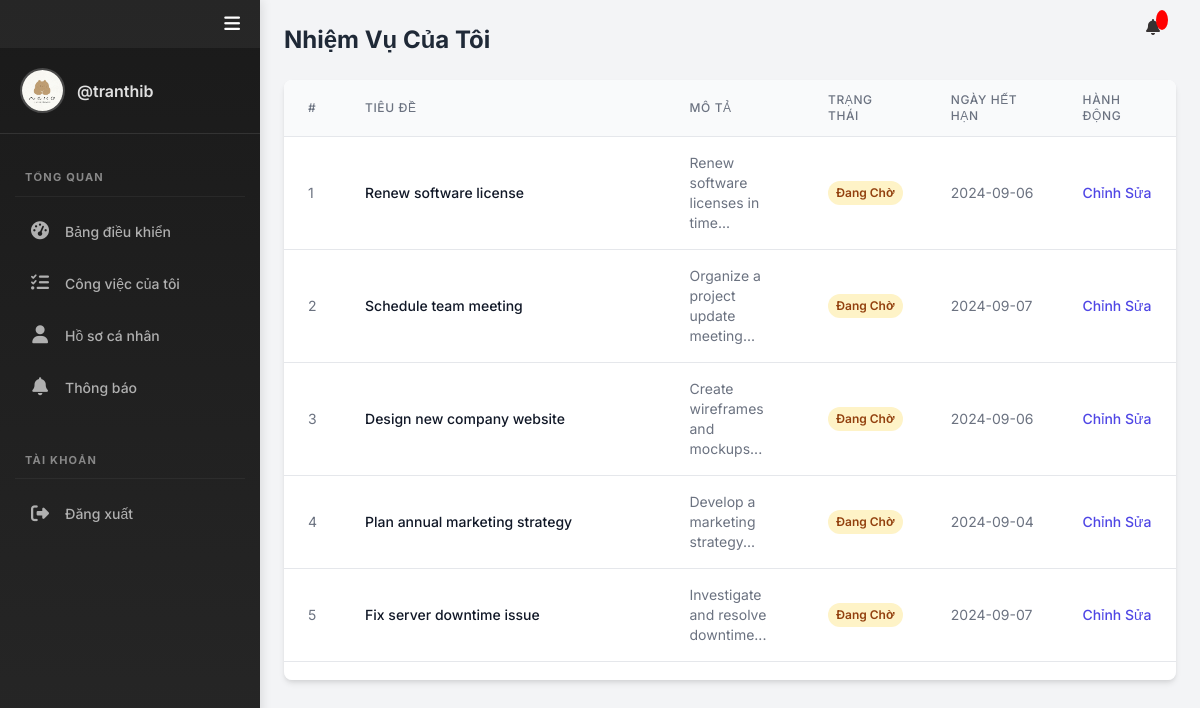
The page /my_task.php (signed in) on the database its author committed.
### tables this page shows
CREATE TABLE `tasks` (
  `id` int(11) NOT NULL AUTO_INCREMENT,
  `title` varchar(100) NOT NULL,
  `description` text DEFAULT NULL,
  `assigned_to` int(11) DEFAULT NULL,
  `due_date` date DEFAULT NULL,
  `status` enum('pending','in_progress','completed') DEFAULT 'pending',
  `created_at` timestamp NOT NULL DEFAULT current_timestamp(),
  PRIMARY KEY (`id`),
  KEY `assigned_to` (`assigned_to`),
  CONSTRAINT `tasks_ibfk_1` FOREIGN KEY (`assigned_to`) REFERENCES `users` (`id`)
);

### app/Model/Task.php (called while the page is built, shortened)
<?php
function get_all_tasks_by_id($conn, $id) {
    try {
        $sql = "SELECT * FROM tasks WHERE assigned_to=? AND status != 'completed' ORDER BY id DESC";
        $stmt = $conn->prepare($sql);
        $stmt->execute([$id]);
        if ($stmt->rowCount() > 0) {
            $tasks = $stmt->fetchAll();
        } else {
            $tasks = 0;
        }
    } catch (PDOException $e) {
        error_log("Lỗi get_all_tasks_by_id: " . $e->getMessage());
        $tasks = 0;
    }
    return $tasks;
}

### my_task.php (the view, shortened to what this page needs)
<?php
if (isset($_SESSION['role']) && isset($_SESSION['id'])) {
    include "DB_connection.php";
    include "app/Model/Task.php";
    include "app/Model/User.php";
    $tasks = get_all_tasks_by_id($conn, $_SESSION['id']);
?>
<!DOCTYPE html>
<html lang="vi">
<head>
    <link href="https://cdn.jsdelivr.net/npm/tailwindcss@2.2.19/dist/tailwind.min.css" rel="stylesheet">
    <link rel="stylesheet" href="https://cdnjs.cloudflare.com/ajax/libs/font-awesome/5.15.4/css/all.min.css">
</head>
<body class="bg-gray-100 font-sans">
    <div class="flex h-screen">
        <?php include "inc/nav.php" ?>
        <div class="flex-1 flex flex-col overflow-hidden">
            <?php include "inc/header.php" ?>
            <main class="flex-1 overflow-x-hidden overflow-y-auto bg-gray-100 p-6">
                <div class="container mx-auto">
                    <h1 class="text-2xl font-bold text-gray-800 mb-6">Nhiệm Vụ Của Tôi</h1>
                    <?php if ($tasks != 0) { ?>
                        <div class="table-container bg-white shadow-md rounded-lg">
                            <table class="min-w-full divide-y divide-gray-200">
                                <thead class="table-header">
                                    <tr>
                                        <th class="px-6 py-3 text-left text-xs font-medium text-gray-500 uppercase tracking-wider">#</th>
                                        <th class="px-6 py-3 text-left text-xs font-medium text-gray-500 uppercase tracking-wider">Tiêu Đề</th>
                                        <th class="px-6 py-3 text-left text-xs font-medium text-gray-500 uppercase tracking-wider">Mô Tả</th>
                                        <th class="px-6 py-3 text-left text-xs font-medium text-gray-500 uppercase tracking-wider">Trạng Thái</th>
                                        <th class="px-6 py-3 text-left text-xs font-medium text-gray-500 uppercase tracking-wider">Ngày Hết Hạn</th>
                                        <th class="px-6 py-3 text-left text-xs font-medium text-gray-500 uppercase tracking-wider">Hành Động</th>
                                    </tr>
                                </thead>
                                <tbody class="bg-white divide-y divide-gray-200">
                                    <?php $i = 0; foreach ($tasks as $task) { ?>
                                        <tr class="hover:bg-gray-50 fade-in">
                                            <td class="px-6 py-4 whitespace-nowrap text-sm text-gray-500"><?= ++$i ?></td>
                                            <td class="px-6 py-4 whitespace-nowrap text-sm font-medium text-gray-900"><?= htmlspecialchars($task['title']) ?></td>
                                            <td class="px-6 py-4 text-sm text-gray-500"><?= htmlspecialchars($task['description']) ?></td>
                                            <td class="px-6 py-4 whitespace-nowrap text-sm text-gray-500">
                                                <?php
                                                    if ($task['status'] == "pending") {
                                                        echo "<span class='inline-flex px-2 py-1 text-xs font-semibold rounded-full bg-yellow-100 text-yellow-800'>Đang Chờ</span>";
                                                    } elseif ($task['status'] == "in_progress") {
                                                        echo "<span class='inline-flex px-2 py-1 text-xs font-semibold rounded-full bg-blue-100 text-blue-800'>Đang Thực Hiện</span>";
                                                    } elseif ($task['status'] == "completed") {
                                                        echo "<span class='inline-flex px-2 py-1 text-xs font-semibold rounded-full bg-green-100 text-green-800'>Hoàn Thành</span>";
                                                    }
                                                ?>
                                            </td>
                                            <td class="px-6 py-4 whitespace-nowrap text-sm text-gray-500"><?= htmlspecialchars($task['due_date']) ?></td>
                                            <td class="px-6 py-4 whitespace-nowrap text-sm font-medium">
                                                <a href="edit-task-employee.php?id=<?= $task['id'] ?>" class="text-indigo-600 hover:text-indigo-900">Chỉnh Sửa</a>
                                            </td>
                                        </tr>
                                    <?php } ?>
                                </tbody>
                            </table>
                        </div>
                    <?php } ?>
                </div>
            </main>
        </div>
    </div>
</body>
</html>
<?php } else {
    $em = "Vui lòng đăng nhập trước";
    header("Location: login.php?error=$em");
    exit();
}
?>

### my_task.php (style rules this page uses)
.table-container { max-height: 600px; overflow-y: auto; }
.table-header { position: sticky; top: 0; background-color: #f9fafb; z-index: 10; }
.fade-in { animation: fadeIn 0.5s ease-in; }

### inc/nav.php (style rules this page uses)
* { font-family: 'Inter', sans-serif; margin: 0; padding: 0; box-sizing: border-box; }

### inc/header.php (style rules this page uses)
* { font-family: 'Inter', sans-serif; margin: 0; padding: 0; box-sizing: border-box; }

### rows shown on the page
tasks: title "Renew software license", description "Renew software licenses in time...", status "Đang Chờ", due_date "2024-09-06"
tasks: title "Schedule team meeting", description "Organize a project update meeting...", status "Đang Chờ", due_date "2024-09-07"
tasks: title "Design new company website", description "Create wireframes and mockups...", status "Đang Chờ", due_date "2024-09-06"
tasks: title "Plan annual marketing strategy", description "Develop a marketing strategy...", status "Đang Chờ", due_date "2024-09-04"
tasks: title "Fix server downtime issue", description "Investigate and resolve downtime...", status "Đang Chờ", due_date "2024-09-07"

### other values the page prints
$_SESSION['username'] "tranthib"
